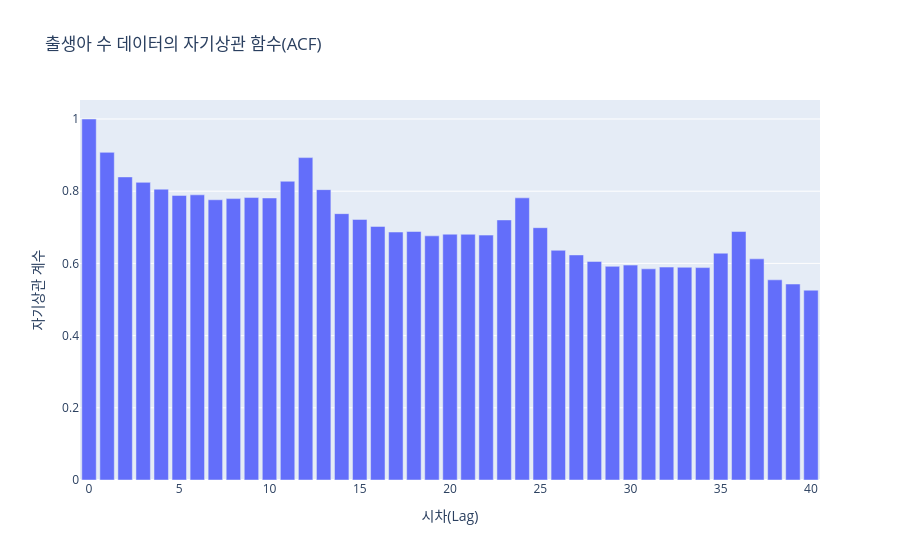

Source (notebook cell):
### Markdown cell above
---

## 2. 자기상관 함수 (ACF: Autocorrelation Function)

### 💡 개념 (Concept)

**자기상관(Autocorrelation)** 이란, 시계열 데이터에서 현재 시점의 값이 과거의 값들과 얼마나 관련이 있는지를 측정한 것입니다. 예를 들어 "오늘의 주가가 어제의 주가와 얼마나 비슷한가?" 또는 "12개월 전의 주가와 얼마나 비슷한가?"를 수치로 나타냅니다.

**ACF(자기상관 함수)** 는 이러한 상관 관계를 시차(lag)별로 계산하여 보여주는 함수입니다. ACF 플롯을 통해 데이터의 추세나 계절성 패턴을 파악할 수 있습니다.

* **ACF 플롯 해석**:
    * **x축**: 시차(Lag). Lag 1은 1개 시점 전, Lag 12는 12개 시점 전과의 관계를 의미합니다.
    * **y축**: 자기상관 계수. +1에 가까우면 강한 양의 상관관계, -1에 가까우면 강한 음의 상관관계를, 0에 가까우면 관계가 없음을 의미합니다.
    * **파란색 신뢰구간**: 이 구간을 벗어나는 상관계수는 통계적으로 유의미하다고 판단합니다.

### 💻 예시 코드 (Example Code)

`statsmodels` 라이브러리로 ACF 값을 계산하고, `plotly`로 직접 시각화하여 더 동적인 그래프를 만들어 봅니다.

### Code cell
import pandas as pd
import numpy as np
import plotly.graph_objects as go
from statsmodels.tsa.stattools import acf

# 예시 데이터 (월별 출생아 수)
# (위 1번 섹션에서 df_birth가 로드되었다고 가정)
series = df_birth['출생아수'].dropna()

# ACF 계산
acf_values = acf(series, nlags=40)

# Plotly를 사용한 ACF 플롯 생성
fig = go.Figure()

# ACF 막대그래프
fig.add_trace(go.Bar(
    x=np.arange(len(acf_values)),
    y=acf_values,
    name='ACF'
))

fig.update_layout(
    title='출생아 수 데이터의 자기상관 함수(ACF)',
    xaxis_title='시차(Lag)',
    yaxis_title='자기상관 계수'
)
fig.show()

### Figure 1 — Plotly figure (JSON) as saved in the notebook; plotly's stock layout.template omitted (floating-point values rounded to 4 significant figures)
{"data": [{"name": "ACF", "type": "bar", "x": [0, 1, 2, 3, 4, 5, 6, 7, 8, 9, 10, 11, 12, 13, 14, 15, 16, 17, 18, 19, 20, 21, 22, 23, 24, 25, 26, 27, 28, 29, 30, 31, 32, 33, 34, 35, 36, 37, 38, 39, 40], "y": [1, 0.9076, 0.8396, 0.8245, 0.8056, 0.7884, 0.7899, 0.7762, 0.7795, 0.7824, 0.7812, 0.8275, 0.893, 0.8043, 0.7378, 0.7218, 0.7024, 0.6869, 0.6884, 0.6763, 0.6809, 0.6806, 0.6784, 0.7204, 0.7816, 0.6989, 0.6363, 0.6235, 0.6054, 0.5918, 0.5952, 0.585, 0.5898, 0.5893, 0.5884, 0.6283, 0.6883, 0.6126, 0.5545, 0.5429, 0.5258]}], "layout": {"title": {"text": "출생아 수 데이터의 자기상관 함수(ACF)"}, "xaxis": {"title": {"text": "시차(Lag)"}}, "yaxis": {"title": {"text": "자기상관 계수"}}}}
